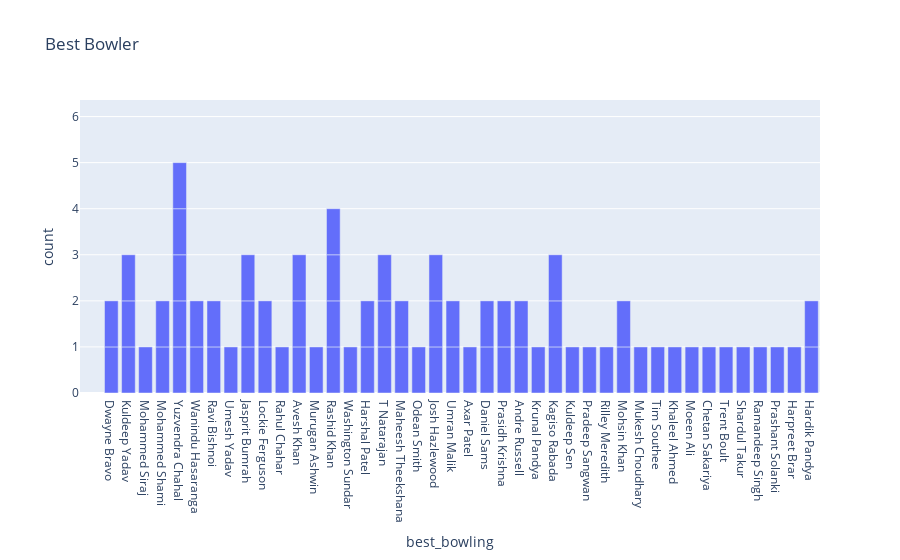

Here is the notebook cell this chart was saved with:
### Markdown cell above
BEST BOWLING

### Code cell
figure = px.bar(data, x= data['best_bowling'], title = 'Best Bowler')
figure.show()

### Figure 1 — Plotly figure (JSON) as saved in the notebook; plotly's stock layout.template omitted (floating-point values rounded to 4 significant figures)
{"data": [{"alignmentgroup": "True", "hovertemplate": "best_bowling=%{x}<br>count=%{y}<extra></extra>", "legendgroup": "", "marker": {"color": "#636efa", "pattern": {"shape": ""}}, "name": "", "offsetgroup": "", "orientation": "v", "showlegend": false, "textposition": "auto", "type": "bar", "x": ["Dwayne Bravo", "Kuldeep Yadav", "Mohammed Siraj", "Mohammed Shami", "Yuzvendra Chahal", "Wanindu Hasaranga", "Ravi Bishnoi", "Umesh Yadav", "Jasprit Bumrah", "Lockie Ferguson", "Rahul Chahar", "Avesh Khan", "Yuzvendra Chahal", "Murugan Ashwin", "Ravi Bishnoi", "Rashid Khan", "Washington Sundar", "Harshal Patel", "Kuldeep Yadav", "Yuzvendra Chahal", "T Natarajan", "Maheesh Theekshana", "Odean Smith", "Lockie Ferguson", "T Natarajan", "Avesh Khan", "Josh Hazlewood", "Umran Malik", "Dwayne Bravo", "Yuzvendra Chahal", "Josh Hazlewood", "Axar Patel", "Daniel Sams", "Prasidh Krishna", "Andre Russell", "T Natarajan", "Krunal Pandya", "Kagiso Rabada", "Kuldeep Sen", "Umran Malik", "Kuldeep Yadav", "Kagiso Rabada", "Pradeep Sangwan", "Rilley Meredith", "Mohsin Khan", "Mukesh Choudhary", "Tim Southee", "Kagiso Rabada", "Maheesh Theekshana", "Khaleel Ahmed", "Rashid Khan", "Yuzvendra Chahal", "Avesh Khan", "Wanindu Hasaranga", "Moeen Ali", "Jasprit Bumrah", "Rashid Khan", "Chetan Sakariya", "Daniel Sams", "Harshal Patel", "Andre Russell", "Mohammed Shami", "Trent Boult", "Shardul Takur", "Ramandeep Singh", "Mohsin Khan", "Rashid Khan", "Prashant Solanki", "Jasprit Bumrah", "Harpreet Brar", "Hardik Pandya", "Josh Hazlewood", "Prasidh Krishna", "Hardik Pandya"], "xaxis": "x", "y": [1, 1, 1, 1, 1, 1, 1, 1, 1, 1, 1, 1, 1, 1, 1, 1, 1, 1, 1, 1, 1, 1, 1, 1, 1, 1, 1, 1, 1, 1, 1, 1, 1, 1, 1, 1, 1, 1, 1, 1, 1, 1, 1, 1, 1, 1, 1, 1, 1, 1, 1, 1, 1, 1, 1, 1, 1, 1, 1, 1, 1, 1, 1, 1, 1, 1, 1, 1, 1, 1, 1, 1, 1, 1], "yaxis": "y"}], "layout": {"autosize": true, "barmode": "relative", "legend": {"tracegroupgap": 0}, "title": {"text": "Best Bowler"}, "xaxis": {"anchor": "y", "autorange": false, "domain": [0, 1], "range": [-1.836, 41.5], "title": {"text": "best_bowling"}, "type": "category"}, "yaxis": {"anchor": "x", "autorange": false, "domain": [0, 1], "range": [0, 6.36], "title": {"text": "count"}, "type": "linear"}}}
